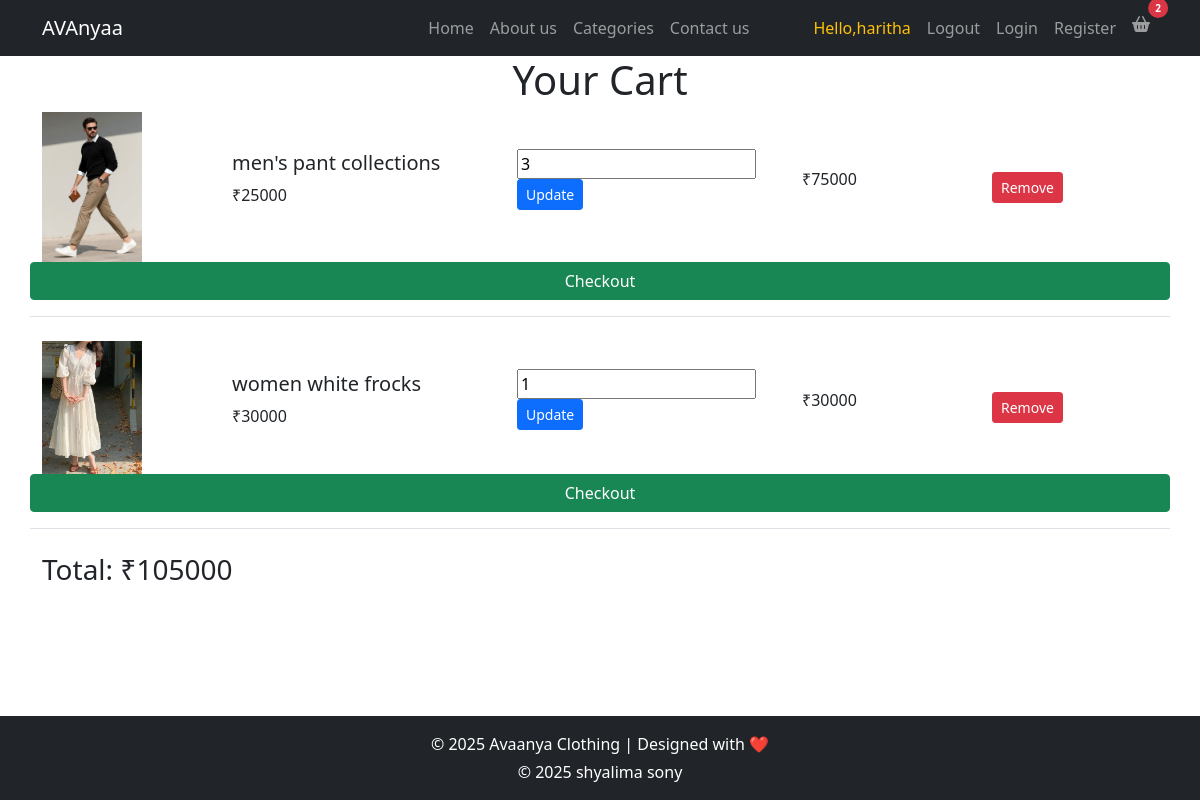
Before: /cart/ (signed in) with the older database file.
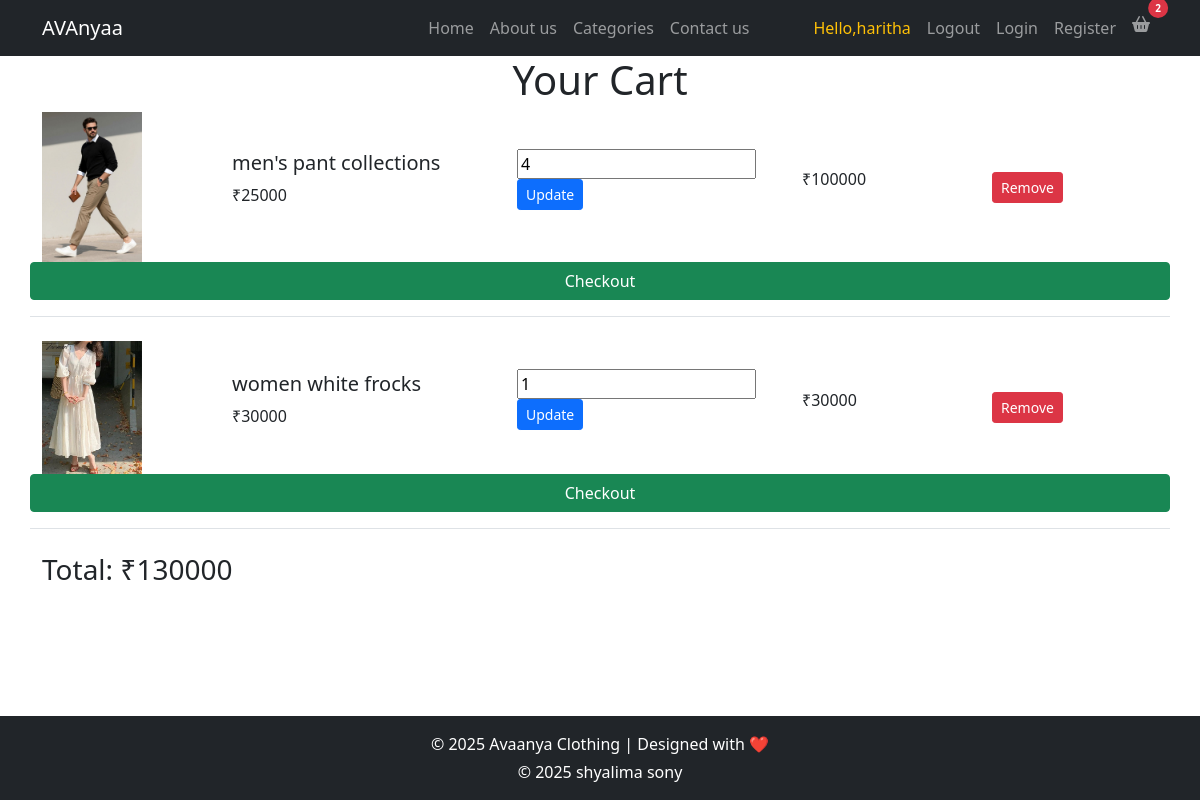
After: the same page with the newer database file.
### backend/models.py (models this page shows, shortened)
class Cart(models.Model):
    user = models.ForeignKey(User, on_delete=models.CASCADE)
    product = models.ForeignKey(protable, on_delete=models.CASCADE)
    quantity = models.PositiveIntegerField(default=1)
    added_at = models.DateTimeField(auto_now_add=True)
    def total_price(self):   # ✅ INSIDE class
        return self.quantity * self.product.price

class protable(models.Model):
    category = models.ForeignKey(pro_category, on_delete=models.CASCADE)
    pro_name=models.CharField(max_length=50)
    qty=models.IntegerField()
    price = models.IntegerField()
    p_image=models.ImageField(upload_to="product_image")

### frontend/views.py (the view)
# urls.py: path('cart/', view_cart, name='view_cart'),
@login_required
def view_cart(request):
    cart_items = Cart.objects.filter(user=request.user)
    total = sum(item.total_price() for item in cart_items)
    return render(request, 'cart.html', {
        'cart_items': cart_items,
        'total': total
    })

### frontend/context_processors.py (called while the page is built)
def cart_count(request):
    if request.user.is_authenticated:
        count = Cart.objects.filter(user=request.user).count()
    else:
        count = 0
    return {'cart_count': count}

### frontend/templates/cart.html (shortened to what this page needs)
{% extends 'index.html' %}
{% block content %}
<h1 style="text-align:center;">Your Cart</h1>
<div class="container">
  {% for item in cart_items %}
    <div class="row align-items-center mb-4 border-bottom pb-3">
      <div class="col-md-2">
        <img src="{{ item.product.p_image.url }}" width="100">
      </div>
      <div class="col-md-3">
        <h5>{{ item.product.pro_name }}</h5>
        <p>₹{{ item.product.price }}</p>
      </div>
      <div class="col-md-3">
        <form method="POST" action="{% url 'update_cart' item.id %}">
          <input type="number" name="quantity" value="{{ item.quantity }}" min="1">
          <button type="submit" class="btn btn-primary btn-sm">Update</button>
        </form>
      </div>
      <div class="col-md-2">
        <p>₹{{ item.total_price }}</p>
      </div>
      <div class="col-md-2">
        <a href="{% url 'remove_cart' item.id %}" class="btn btn-danger btn-sm">Remove</a>
      </div>
<a href="{% url 'checkout' %}" class="btn btn-success">Checkout</a>
    </div>
  {% empty %}
    <p>Your cart is empty.</p>
  {% endfor %}
  <h3>Total: ₹{{ total }}</h3>
</div>
{% endblock %}

Changed rows visible on the page:
changed Cart "men's pant collections": quantity "3" → "4"; total_price "75000" → "100000"
Other visible differences:
{{ total }}: "105000" → "130000"
